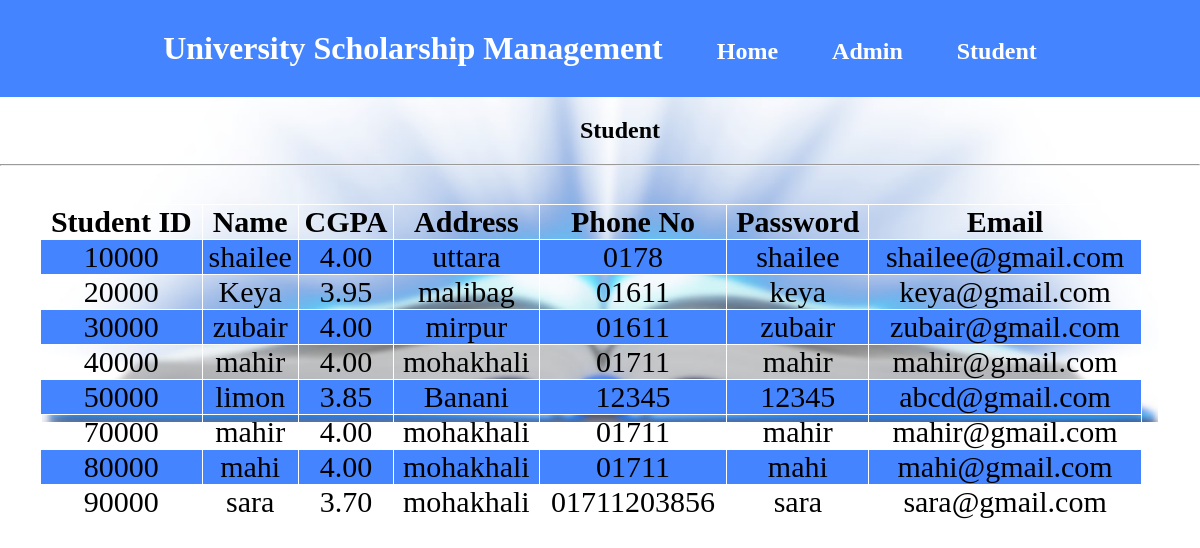
The page /student_list_by_id_page.php on the database its author committed.
### tables this page shows
CREATE TABLE `student` (
  `student_id` int(5) NOT NULL,
  `name` varchar(100) NOT NULL,
  `CGPA` decimal(3,2) NOT NULL,
  `address` varchar(300) NOT NULL,
  `phone_no` varchar(20) NOT NULL,
  `password` varchar(200) NOT NULL,
  `email` varchar(200) NOT NULL
);

### student_list_by_id_page.php (the view, shortened to what this page needs)
<!DOCTYPE html>
<html lang="en">
<head>
    <link rel="stylesheet" href="student_form_style.css">
    <link rel="stylesheet" href="navbar.css">
</head>
<body>
</head>
    <div class="banner">
        <a href= "index.php"><h1>University Scholarship Management</h1></a>
        <a href= "panel_admin.php"><h2>Home</h2></a>
        <a href= "index_admin.php"><h2>Admin</h2></a>
        <a href= "index_student.php"><h2>Student</h2></a>
    </div>
    <div class= "headline"><h2>Student</h2></div>
    <hr>
    <br>
    <div class= "button">
    <table align= "center" style="width: 95%;">
        <tr>
            <th>Student ID</th>
            <th>Name</th>
            <th>CGPA</th>
            <th>Address</th>
            <th>Phone No</th>
            <th>Password</th>
            <th>Email</th>
        </tr>
        <?php
        require_once('DBconnect.php');
        $sql = "SELECT * FROM student ORDER BY student_id;";
        $result = mysqli_query($conn, $sql);
        if(mysqli_num_rows($result) != 0){
            while($row = mysqli_fetch_array($result)){
            ?>
            <tr>
                <td align= "center"> <?php echo $row[0]?> </td>
                <td align= "center"> <?php echo $row[1]?> </td>
                <td align= "center"> <?php echo $row[2]?> </td>
                <td align= "center"> <?php echo $row[3]?> </td>
                <td align= "center"> <?php echo $row[4]?> </td>
                <td align= "center"> <?php echo $row[5]?> </td>
                <td align= "center"> <?php echo $row[6]?> </td>
            </tr>
            <?php
            }
        }
    ?>
    </table>
</body>
</html>

### student_form_style.css (style rules this page uses)
* { margin: 0px; padding: 0px; box-sizing: border-box; }

### navbar.css (style rules this page uses)
* { margin: 0px; padding: 0px; box-sizing: border-box; text-align:center; }
.banner { background-color: rgb(68, 133, 255); margin: auto; padding: 15px; max-width: 100%; box-sizing: border-box; }
.headline { margin-top: 20px; margin-left: 40px; margin-bottom: 20px; }
.button { margin-top: 20px; margin-left: 40px; }
a:link, a:visited { background-color: rgb(68, 133, 255); color: white; padding: 15px 25px; text-align: center; text-decoration: none; display: inline-block; }
body { background-image:url("image2.jpg"); background-position:top ; background-size: 93%; background-repeat: no-repeat; }

### student_list_by_id_page.php (style rules this page uses)
table, th, td { border: 1px solid black; border-collapse: collapse; font-size: 30px; border-color: white; }
tr:nth-child(even) { background-color:rgb(68, 133, 255); }

### rows shown on the page
student: student_id "10000", name "shailee", CGPA "4.00", address "uttara", phone_no "0178", password "shailee", email "shailee@gmail.com"
student: student_id "20000", name "Keya", CGPA "3.95", address "malibag", phone_no "01611", password "keya", email "keya@gmail.com"
student: student_id "30000", name "zubair", CGPA "4.00", address "mirpur", phone_no "01611", password "zubair", email "zubair@gmail.com"
student: student_id "40000", name "mahir", CGPA "4.00", address "mohakhali", phone_no "01711", password "mahir", email "mahir@gmail.com"
student: student_id "50000", name "limon", CGPA "3.85", address "Banani", phone_no "12345", password "12345", email "abcd@gmail.com"
student: student_id "70000", name "mahir", CGPA "4.00", address "mohakhali", phone_no "01711", password "mahir", email "mahir@gmail.com"
student: student_id "80000", name "mahi", CGPA "4.00", address "mohakhali", phone_no "01711", password "mahi", email "mahi@gmail.com"
student: student_id "90000", name "sara", CGPA "3.70", address "mohakhali", phone_no "01711203856", password "sara", email "sara@gmail.com"
